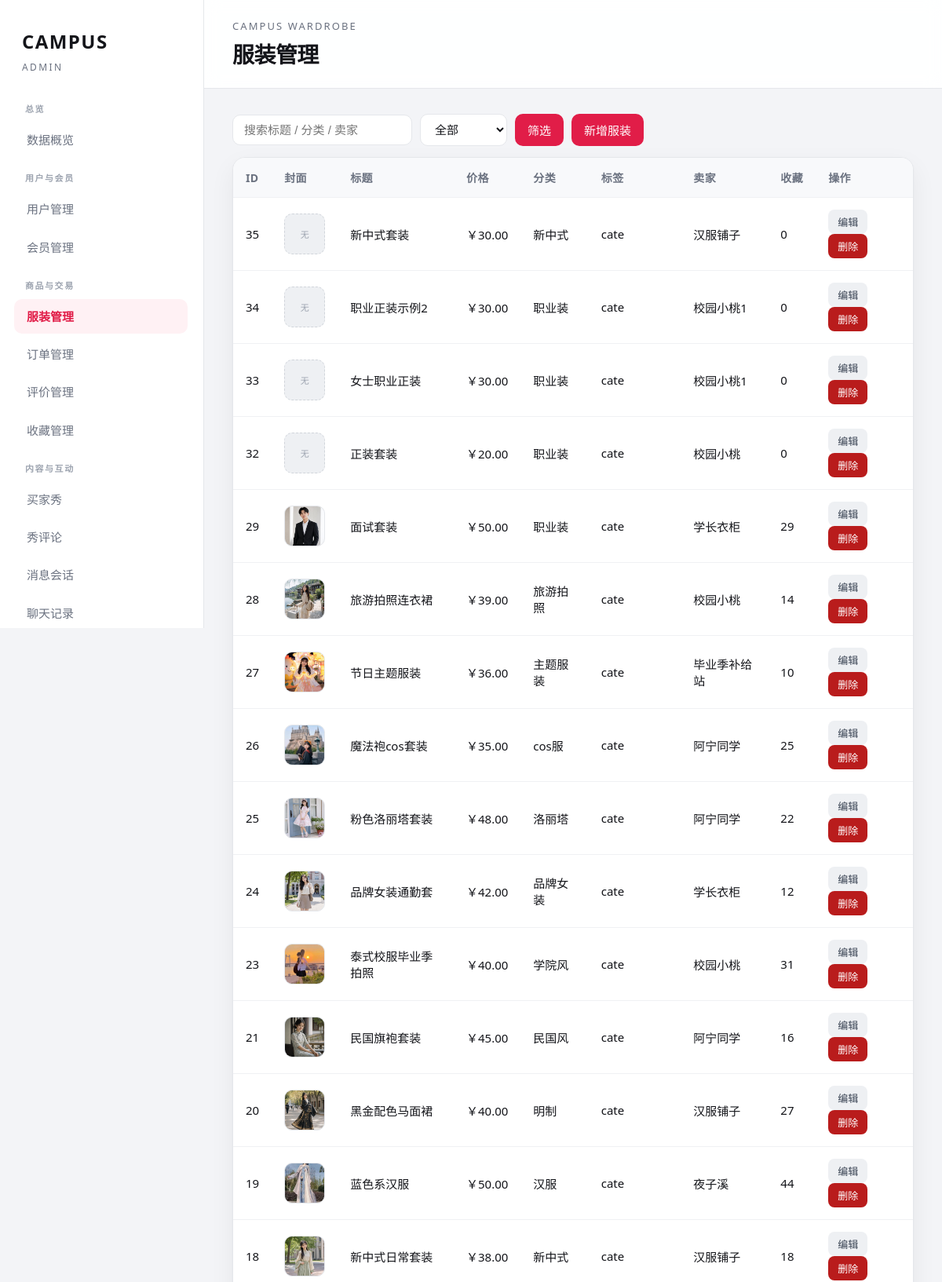
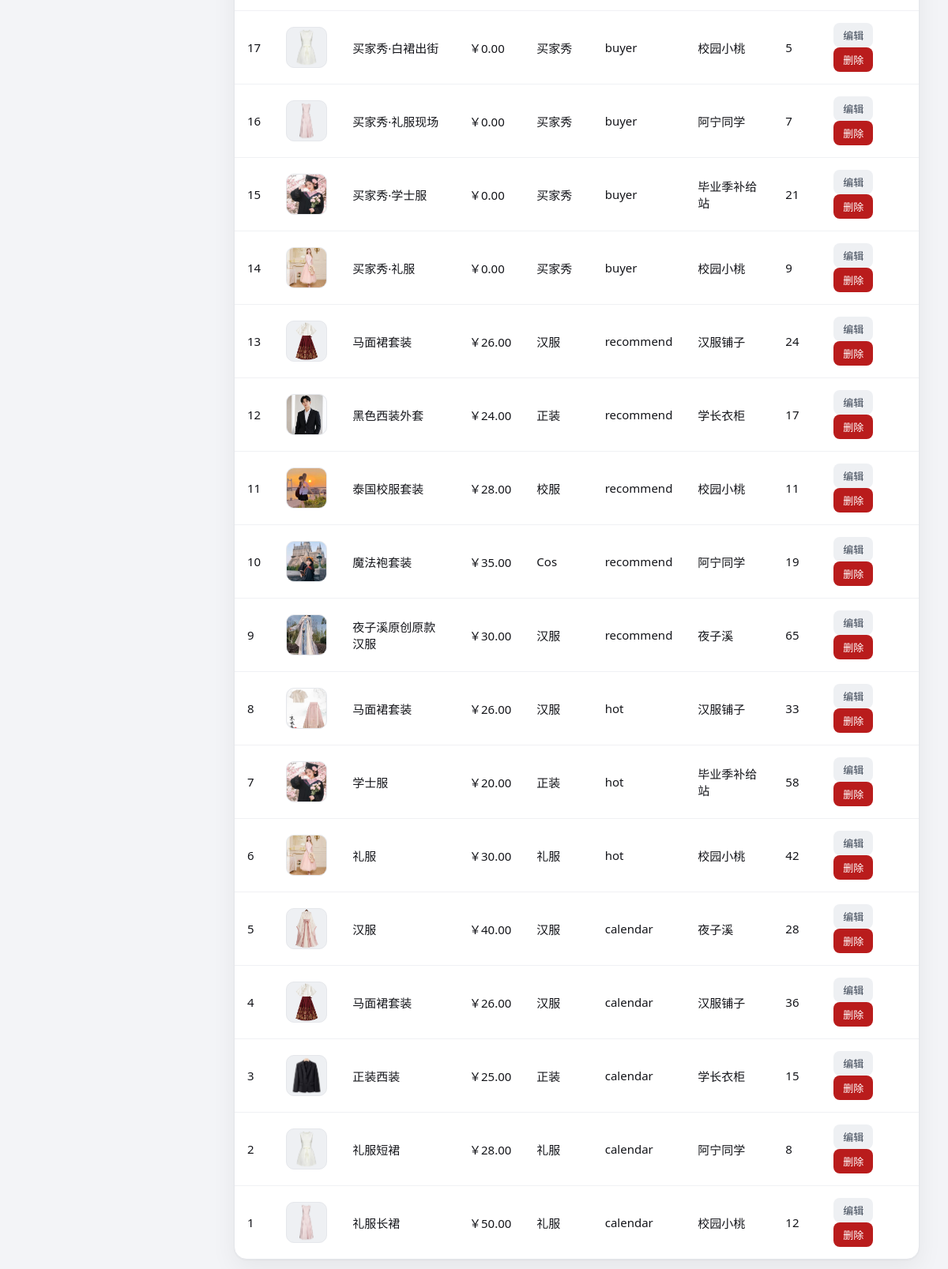
Screenshot of /admin/clothes.php (signed in) with the database file from the repository (2 pictures, top to bottom).
### tables this page shows
CREATE TABLE `clothes` (
  `id` int(10) UNSIGNED NOT NULL,
  `title` varchar(100) NOT NULL COMMENT '名称',
  `cover` varchar(255) NOT NULL COMMENT '封面图路径',
  `price` decimal(10,2) NOT NULL DEFAULT 0.00 COMMENT '租金起/天',
  `category` varchar(50) DEFAULT NULL COMMENT '所属类型/分类',
  `size_info` varchar(100) DEFAULT NULL COMMENT '尺码',
  `tag` varchar(30) NOT NULL DEFAULT 'recommend' COMMENT 'calendar/hot/recommend/buyer/cate',
  `date_label` varchar(20) DEFAULT NULL COMMENT '日历日期如7.21',
  `intro` varchar(255) DEFAULT NULL COMMENT '简介',
  `seller` varchar(64) DEFAULT NULL COMMENT '卖家昵称',
  `user_id` int(10) UNSIGNED DEFAULT NULL COMMENT '发布者用户id',
  `fav_count` int(10) UNSIGNED NOT NULL DEFAULT 0 COMMENT '收藏数',
  `available_from` date DEFAULT NULL COMMENT '可租开始日期',
  `available_to` date DEFAULT NULL COMMENT '可租结束日期'
);

### admin/clothes.php (the view, shortened to what this page needs)
<?php
require_once __DIR__ . '/_init.php';
$conn = admin_db();
$kw = isset($_GET['q']) ? trim($_GET['q']) : '';
$tag = isset($_GET['tag']) ? trim($_GET['tag']) : '';
$where = '1=1';
$list = array();
$res = mysqli_query($conn, "SELECT id, title, cover, price, category, tag, seller, fav_count, available_from, available_to FROM clothes WHERE {$where} ORDER BY id DESC LIMIT 300");
if ($res) {
    while ($row = mysqli_fetch_assoc($res)) $list[] = $row;
}
$tags = array('all' => '全部', 'calendar' => '上新日历', 'hot' => '热租', 'recommend' => '推荐', 'cate' => '分类', 'buyer' => '买家秀');
admin_header('服装管理', 'clothes.php');
?>
<form class="toolbar" method="get">
  <input type="text" name="q" value="<?php echo h($kw); ?>" placeholder="搜索标题 / 分类 / 卖家">
  <select name="tag">
    <?php foreach ($tags as $k => $label): ?>
      <option value="<?php echo h($k); ?>" <?php echo $tag === $k ? 'selected' : ''; ?>><?php echo h($label); ?></option>
    <?php endforeach; ?>
  </select>
  <button class="btn" type="submit">筛选</button>
  <a class="btn" href="clothes_edit.php">新增服装</a>
</form>
<div class="table-wrap">
  <table>
    <thead>
      <tr>
        <th>ID</th>
        <th>封面</th>
        <th>标题</th>
        <th>价格</th>
        <th>分类</th>
        <th>标签</th>
        <th>卖家</th>
        <th>收藏</th>
        <th>操作</th>
      </tr>
    </thead>
    <tbody>
      <?php if (!$list): ?>
        <tr><td colspan="9" class="muted">暂无服装</td></tr>
      <?php else: foreach ($list as $c): ?>
        <tr>
          <td><?php echo intval($c['id']); ?></td>
          <td>
            <?php $cover = admin_media($c['cover']); ?>
            <?php if ($cover): ?>
              <img class="thumb" src="<?php echo h($cover); ?>" alt=""
                onerror="this.replaceWith(Object.assign(document.createElement('span'),{className:'thumb-fallback',textContent:'无'}))">
            <?php else: ?>
              <span class="thumb-fallback">无</span>
            <?php endif; ?>
          </td>
          <td><?php echo h($c['title']); ?></td>
          <td>￥<?php echo number_format(floatval($c['price']), 2); ?></td>
          <td><?php echo h($c['category'] ? $c['category'] : '-'); ?></td>
          <td><?php echo h($c['tag']); ?></td>
          <td><?php echo h($c['seller'] ? $c['seller'] : '-'); ?></td>
          <td><?php echo intval($c['fav_count']); ?></td>
          <td>
            <a class="btn gray sm" href="clothes_edit.php?id=<?php echo intval($c['id']); ?>">编辑</a>
            <form method="post" style="display:inline" onsubmit="return confirm('确定删除该服装？');">
              <button class="btn danger sm" type="submit">删除</button>
            </form>
          </td>
        </tr>
      <?php endforeach; endif; ?>
    </tbody>
  </table>
</div>
<?php admin_footer(); ?>

### admin/_init.php (shortened to what this page needs)
<?php
function admin_host() {
    $host = isset($_SERVER['HTTP_HOST']) ? $_SERVER['HTTP_HOST'] : '127.0.0.1';
    return 'http://' . $host;
}
function admin_media($path) {
    $path = trim($path);
    if (preg_match('#^https?://#i', $path)) {
        return $path;
    }
    if (strpos($path, '/images/') === 0) {
        $fs = dirname(__DIR__) . DIRECTORY_SEPARATOR . 'campus_api' . DIRECTORY_SEPARATOR . 'static' . str_replace('/', DIRECTORY_SEPARATOR, $path);
        $url = admin_host() . '/miniprogram/campus_api/static' . $path;
        return $url;
    }
    return $path;
}
function h($s) {
    return htmlspecialchars((string)$s, ENT_QUOTES, 'UTF-8');
}
function admin_nav($active) {
    $groups = array(
        array(
            'label' => '总览',
            'items' => array(
                'index.php' => '数据概览',
            ),
        ),
        array(
            'label' => '用户与会员',
            'items' => array(
                'users.php' => '用户管理',
                'vip.php' => '会员管理',
            ),
        ),
        array(
            'label' => '商品与交易',
            'items' => array(
                'clothes.php' => '服装管理',
                'orders.php' => '订单管理',
                'reviews.php' => '评价管理',
                'favorites.php' => '收藏管理',
            ),
        ),
        array(
            'label' => '内容与互动',
            'items' => array(
                'buyershow.php' => '买家秀',
                'show_comments.php' => '秀评论',
                'messages.php' => '消息会话',
                'chats.php' => '聊天记录',
            ),
        ),
    );
    echo '<aside class="side">';
    echo '<div class="brand">CAMPUS<span>Admin</span></div>';
    echo '<nav>';
    foreach ($groups as $g) {
        echo '<div class="nav-group">';
        echo '<div class="nav-group-label">' . h($g['label']) . '</div>';
        foreach ($g['items'] as $href => $label) {
            $cls = ($active === $href) ? ' class="on"' : '';
            echo '<a href="' . $href . '"' . $cls . '>' . h($label) . '</a>';
        }
        echo '</div>';
    }
    echo '</nav>';
    echo '</aside>';
}
function admin_header($title, $active, $opts = array()) {
    echo '<!DOCTYPE html><html lang="zh-CN"><head><meta charset="UTF-8">';
    echo '<link rel="stylesheet" href="assets/admin.css?v=9">';
    echo '</head><body><div class="layout">';
    admin_nav($active);
    $hour = intval(date('G'));
    if ($hour < 11) $greet = '早上好';
    elseif ($hour < 14) $greet = '中午好';
    elseif ($hour < 18) $greet = '下午好';
    else $greet = '晚上好';
    if (!empty($opts['welcome'])) {
        echo '<main class="main"><header class="top top-hero">';
        echo '<div class="hero-inner">';
        echo '<p class="hero-eyebrow">Campus Wardrobe · Admin</p>';
        echo '<h1 class="hero-hello">Hello, Admin</h1>';
        echo '<p class="hero-sub">' . h($greet) . '，今天也一起看看校园衣橱的运营数据吧</p>';
        echo '</div>';
        echo '<div class="hero-meta"><span class="hero-date">' . h(date('Y.m.d')) . '</span><span class="hero-page">' . h($title) . '</span></div>';
        echo '</header><div class="content">';
    } else {
        echo '<main class="main"><header class="top"><div><p class="eyebrow">Campus Wardrobe</p><h1>' . h($title) . '</h1></div></header><div class="content">';
    }
}
function admin_footer() {
    echo '</div></main></div></body></html>';
}

### admin/assets/admin.css (style rules this page uses)
:root { --bg: #f3f4f7; --panel: #ffffff; --ink: #14151a; --muted: #6b7280; --line: #e5e7eb; --accent: #e11d48; --accent-soft: #fff1f4; --side: #ffffff; --side-text: #6b7280; --shadow: 0 1px 2px rgba(15, 17, 21, 0.04), 0 12px 32px rgba(15, 17, 21, 0.06); }
* { box-sizing: border-box; }
body { margin: 0; font-family: "Segoe UI", "PingFang SC", "Microsoft YaHei", sans-serif; background: var(--bg); color: var(--ink); }
a { color: var(--accent); text-decoration: none; }
.layout { display: flex; min-height: 100vh; }
.side { position: fixed; top: 0; left: 0; z-index: 100; width: 260px; height: 100vh; background: var(--side); color: var(--ink); padding: 32px 18px; display: flex; flex-direction: column; flex-shrink: 0; border-right: 1px solid var(--line); overflow-y: auto; }
.brand { font-size: 24px; font-weight: 700; letter-spacing: 0.06em; margin: 4px 10px 36px; color: var(--ink); }
.brand span { display: block; margin-top: 8px; font-size: 12px; font-weight: 500; letter-spacing: 0.2em; text-transform: uppercase; color: var(--side-text); }
.side nav { display: flex; flex-direction: column; gap: 18px; flex: 1; padding-right: 2px; }
.nav-group { display: flex; flex-direction: column; gap: 4px; }
.nav-group-label { padding: 0 14px 6px; font-size: 11px; font-weight: 600; letter-spacing: 0.14em; text-transform: uppercase; color: #9ca3af; }
.side nav a { display: block; color: var(--side-text); padding: 12px 16px; border-radius: 10px; font-size: 15px; line-height: 1.35; transition: 0.15s ease; }
.side nav a.on { background: var(--accent-soft); color: var(--accent); font-weight: 600; }
.main { flex: 1; min-width: 0; margin-left: 260px; min-height: 100vh; }
.top { background: rgba(255,255,255,0.92); backdrop-filter: blur(10px); border-bottom: 1px solid var(--line); padding: 24px 36px; }
.top .eyebrow { margin: 0 0 6px; font-size: 13px; letter-spacing: 0.16em; text-transform: uppercase; color: var(--muted); }
.top h1 { margin: 0; font-size: 28px; font-weight: 650; letter-spacing: -0.02em; }
.content { padding: 32px 36px 56px; }
.toolbar { display: flex; gap: 10px; flex-wrap: wrap; align-items: center; margin-bottom: 14px; }
.toolbar input, .toolbar select, .form input, .form select, .form textarea { border: 1px solid var(--line); border-radius: 10px; padding: 10px 14px; font-size: 15px; background: #fff; color: var(--ink); }
.btn { display: inline-block; border: none; border-radius: 10px; padding: 10px 16px; font-size: 15px; cursor: pointer; background: var(--accent); color: #fff; }
.btn.gray { background: #eef0f3; color: #374151; }
.btn.danger { background: #b91c1c; }
.btn.sm { padding: 6px 12px; font-size: 13px; border-radius: 8px; }
.table-wrap { background: var(--panel); border: 1px solid var(--line); border-radius: 16px; overflow: auto; box-shadow: var(--shadow); }
table { width: 100%; border-collapse: collapse; font-size: 15px; }
th, td { padding: 15px 16px; border-bottom: 1px solid #f0f1f4; text-align: left; vertical-align: middle; }
th { background: #f8f9fb; color: var(--muted); font-weight: 600; white-space: nowrap; font-size: 14px; letter-spacing: 0.03em; }
tr:last-child td { border-bottom: none; }
.thumb { width: 52px; height: 52px; object-fit: cover; border-radius: 10px; background: #eef0f3; display: block; border: 1px solid var(--line); }

### rows the page displays
clothes: id "35", title "新中式套装", price "30.00", category "新中式", tag "cate", seller "汉服铺子", fav_count "0"
clothes: id "34", title "职业正装示例2", price "30.00", category "职业装", tag "cate", seller "校园小桃1", fav_count "0"
clothes: id "33", title "女士职业正装", price "30.00", category "职业装", tag "cate", seller "校园小桃1", fav_count "0"
clothes: id "32", title "正装套装", price "20.00", category "职业装", tag "cate", seller "校园小桃", fav_count "0"
clothes: id "29", cover (picture), title "面试套装", price "50.00", category "职业装", tag "cate", seller "学长衣柜", fav_count "29"
clothes: id "28", cover (picture), title "旅游拍照连衣裙", price "39.00", category "旅游拍照", tag "cate", seller "校园小桃", fav_count "14"
clothes: id "27", cover (picture), title "节日主题服装", price "36.00", category "主题服装", tag "cate", seller "毕业季补给站", fav_count "10"
clothes: id "26", cover (picture), title "魔法袍cos套装", price "35.00", category "cos服", tag "cate", seller "阿宁同学", fav_count "25"
clothes: id "25", cover (picture), title "粉色洛丽塔套装", price "48.00", category "洛丽塔", tag "cate", seller "阿宁同学", fav_count "22"
clothes: id "24", cover (picture), title "品牌女装通勤套", price "42.00", category "品牌女装", tag "cate", seller "学长衣柜", fav_count "12"
clothes: id "23", cover (picture), title "泰式校服毕业季拍照", price "40.00", category "学院风", tag "cate", seller "校园小桃", fav_count "31"
clothes: id "21", cover (picture), title "民国旗袍套装", price "45.00", category "民国风", tag "cate", seller "阿宁同学", fav_count "16"
clothes: id "20", cover (picture), title "黑金配色马面裙", price "40.00", category "明制", tag "cate", seller "汉服铺子", fav_count "27"
clothes: id "19", cover (picture), title "蓝色系汉服", price "50.00", category "汉服", tag "cate", seller "夜子溪", fav_count "44"
clothes: id "18", cover (picture), title "新中式日常套装", price "38.00", category "新中式", tag "cate", seller "汉服铺子", fav_count "18"
clothes: id "17", cover (picture), title "买家秀·白裙出街", price "0.00", category "买家秀", tag "buyer", seller "校园小桃", fav_count "5"
clothes: id "16", cover (picture), title "买家秀·礼服现场", price "0.00", category "买家秀", tag "buyer", seller "阿宁同学", fav_count "7"
clothes: id "15", cover (picture), title "买家秀·学士服", price "0.00", category "买家秀", tag "buyer", seller "毕业季补给站", fav_count "21"
clothes: id "14", cover (picture), title "买家秀·礼服", price "0.00", category "买家秀", tag "buyer", seller "校园小桃", fav_count "9"
clothes: id "13", cover (picture), title "马面裙套装", price "26.00", category "汉服", tag "recommend", seller "汉服铺子", fav_count "24"
clothes: id "12", cover (picture), title "黑色西装外套", price "24.00", category "正装", tag "recommend", seller "学长衣柜", fav_count "17"
clothes: id "11", cover (picture), title "泰国校服套装", price "28.00", category "校服", tag "recommend", seller "校园小桃", fav_count "11"
clothes: id "10", cover (picture), title "魔法袍套装", price "35.00", category "Cos", tag "recommend", seller "阿宁同学", fav_count "19"
clothes: id "9", cover (picture), title "夜子溪原创原款汉服", price "30.00", category "汉服", tag "recommend", seller "夜子溪", fav_count "65"
clothes: id "8", cover (picture), title "马面裙套装", price "26.00", category "汉服", tag "hot", seller "汉服铺子", fav_count "33"
clothes: id "7", cover (picture), title "学士服", price "20.00", category "正装", tag "hot", seller "毕业季补给站", fav_count "58"
clothes: id "6", cover (picture), title "礼服", price "30.00", category "礼服", tag "hot", seller "校园小桃", fav_count "42"
clothes: id "5", cover (picture), title "汉服", price "40.00", category "汉服", tag "calendar", seller "夜子溪", fav_count "28"
clothes: id "4", cover (picture), title "马面裙套装", price "26.00", category "汉服", tag "calendar", seller "汉服铺子", fav_count "36"
clothes: id "3", cover (picture), title "正装西装", price "25.00", category "正装", tag "calendar", seller "学长衣柜", fav_count "15"
clothes: id "2", cover (picture), title "礼服短裙", price "28.00", category "礼服", tag "calendar", seller "阿宁同学", fav_count "8"
clothes: id "1", cover (picture), title "礼服长裙", price "50.00", category "礼服", tag "calendar", seller "校园小桃", fav_count "12"

### other values shown
$g['label'] "总览"
$label "数据概览"
$g['label'] "用户与会员"
$label "用户管理"
$label "会员管理"
$g['label'] "商品与交易"
$label "服装管理"
$label "订单管理"
$label "评价管理"
$label "收藏管理"
$g['label'] "内容与互动"
$label "买家秀"
$label "秀评论"
$label "消息会话"
$label "聊天记录"
